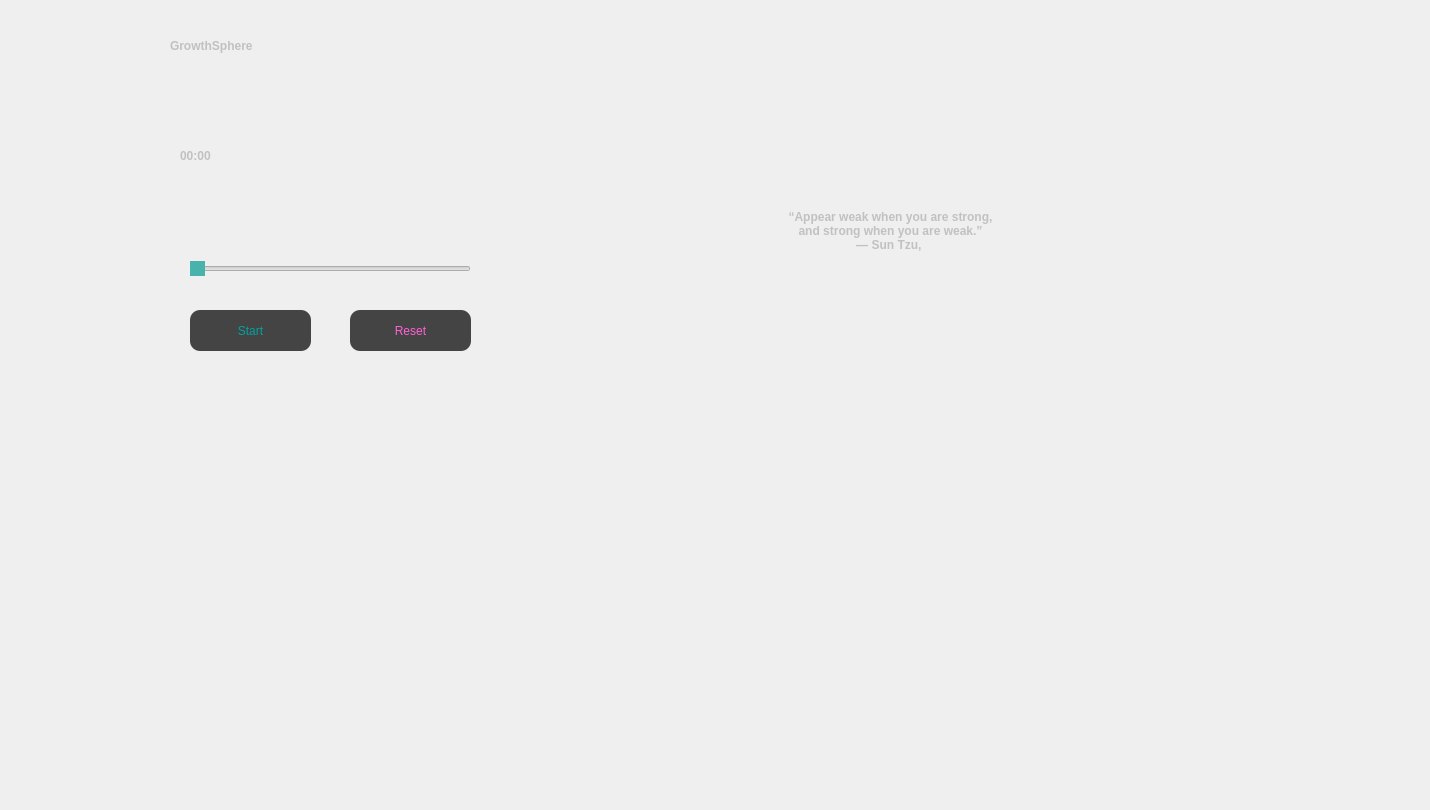
   <widget class="QWidget" name="tab_3">
    <attribute name="title">
     <string>Tiempo</string>
    </attribute>
    <widget class="QLabel" name="cronoLabel">
     <property name="geometry">
      <rect>
       <x>180</x>
       <y>60</y>
       <width>411</width>
       <height>191</height>
      </rect>
     </property>
     <property name="styleSheet">
      <string notr="true">  font: 80pt &quot;Segoe UI&quot;;
  color: rgb(193, 193, 193);
font-weight: bold;</string>
     </property>
     <property name="text">
      <string>00:00</string>
     </property>
    </widget>
    <widget class="QPushButton" name="startCrono">
     <property name="geometry">
      <rect>
       <x>190</x>
       <y>310</y>
       <width>121</width>
       <height>41</height>
      </rect>
     </property>
     <property name="styleSheet">
      <string notr="true">QPushButton {
  font: 12pt &quot;Segoe UI&quot;;
  border: none;
  background-color: rgb(68, 68, 68);
  color: white;
  border-radius: 10px;
  color: rgb(0, 163, 163);
}

QPushButton:hover {
  background-color: rgb(81, 81, 81);
  border-color: rgb(81, 81, 81);
}

QPushButton:pressed {
  background-color: rgb(81, 81, 81);
  border-color: rgb(81, 81, 81);
}
</string>
     </property>
     <property name="text">
      <string>Start</string>
     </property>
    </widget>
    <widget class="QSlider" name="cronoSlider">
     <property name="geometry">
      <rect>
       <x>190</x>
       <y>260</y>
       <width>281</width>
       <height>18</height>
      </rect>
     </property>
     <property name="styleSheet">
      <string notr="true">QSlider::handle:horizontal {
  background-color: rgb(72, 179, 172);
  border-radius: 10px;
}</string>
     </property>
     <property name="orientation">
      <enum>Qt::Horizontal</enum>
     </property>
    </widget>
    <widget class="QPushButton" name="resetCrono">
     <property name="geometry">
      <rect>
       <x>350</x>
       <y>310</y>
       <width>121</width>
       <height>41</height>
      </rect>
     </property>
     <property name="styleSheet">
      <string notr="true">QPushButton {
  font: 12pt &quot;Segoe UI&quot;;
  border: none;
  background-color: rgb(68, 68, 68);
  color: white;
  border-radius: 10px;
  color: rgb(255, 98, 213);
}

QPushButton:hover {
  background-color: rgb(81, 81, 81);
  border-color: rgb(81, 81, 81);
}

QPushButton:pressed {
  background-color: rgb(81, 81, 81);
  border-color: rgb(81, 81, 81);
}
</string>
     </property>
     <property name="text">
      <string>Reset</string>
     </property>
    </widget>
    <widget class="QLabel" name="label_14">
     <property name="geometry">
      <rect>
       <x>170</x>
       <y>30</y>
       <width>201</width>
       <height>31</height>
      </rect>
     </property>
     <property name="styleSheet">
      <string notr="true">  font: 16pt &quot;Segoe UI&quot;;
  color: rgb(193, 193, 193);
font-weight: bold;</string>
     </property>
     <property name="text">
      <string>GrowthSphere</string>
     </property>
    </widget>
    <widget class="QLabel" name="logo_cron">
     <property name="geometry">
      <rect>
       <x>60</x>
       <y>10</y>
       <width>91</width>
       <height>81</height>
      </rect>
     </property>
     <property name="autoFillBackground">
      <bool>false</bool>
     </property>
     <property name="text">
      <string/>
     </property>
     <property name="pixmap">
      <pixmap>e.jpg</pixmap>
     </property>
     <property name="scaledContents">
      <bool>true</bool>
     </property>
    </widget>
    <widget class="QLabel" name="suntzu">
     <property name="geometry">
      <rect>
       <x>850</x>
       <y>270</y>
       <width>571</width>
       <height>531</height>
      </rect>
     </property>
     <property name="autoFillBackground">
      <bool>false</bool>
     </property>
     <property name="text">
      <string/>
     </property>
     <property name="pixmap">
      <pixmap>images/suntzu.png</pixmap>
     </property>
     <property name="scaledContents">
      <bool>true</bool>
     </property>
    </widget>
    <widget class="QLabel" name="timeLabel_3">
     <property name="geometry">
      <rect>
       <x>620</x>
       <y>170</y>
       <width>541</width>
       <height>121</height>
      </rect>
     </property>
     <property name="styleSheet">
      <string notr="true">  font: 15pt &quot;Segoe UI&quot;;
  color: rgb(193, 193, 193);
font-weight: bold;</string>
     </property>
     <property name="text">
      <string>“Appear weak when you are strong, 
and strong when you are weak.”
― Sun Tzu, </string>
     </property>
     <property name="alignment">
      <set>Qt::AlignCenter</set>
     </property>
    </widget>
   </widget>
